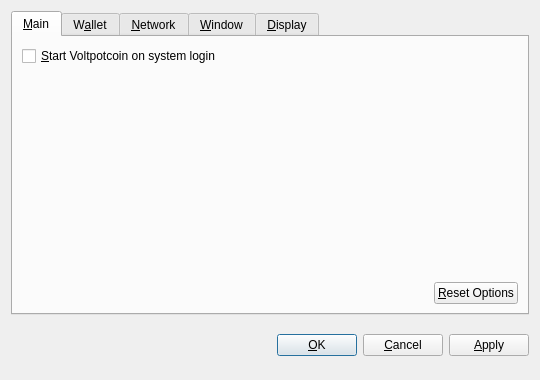
<?xml version="1.0" encoding="UTF-8"?>
<ui version="4.0">
 <class>OptionsDialog</class>
 <widget class="QDialog" name="OptionsDialog">
  <property name="geometry">
   <rect>
    <x>0</x>
    <y>0</y>
    <width>540</width>
    <height>380</height>
   </rect>
  </property>
  <property name="windowTitle">
   <string>Options</string>
  </property>
  <property name="modal">
   <bool>true</bool>
  </property>
  <layout class="QVBoxLayout" name="verticalLayout">
   <item>
    <widget class="QTabWidget" name="tabWidget">
     <property name="tabPosition">
      <enum>QTabWidget::North</enum>
     </property>
     <property name="currentIndex">
      <number>0</number>
     </property>
     <widget class="QWidget" name="tabMain">
      <attribute name="title">
       <string>&amp;Main</string>
      </attribute>
      <layout class="QVBoxLayout" name="verticalLayout_Main">
       <item>
        <widget class="QCheckBox" name="bitcoinAtStartup">
         <property name="toolTip">
          <string>Automatically start Voltpotcoin after logging in to the system.</string>
         </property>
         <property name="text">
          <string>&amp;Start Voltpotcoin on system login</string>
         </property>
        </widget>
       </item>
       <item>
        <spacer name="verticalSpacer_Main">
         <property name="orientation">
          <enum>Qt::Vertical</enum>
         </property>
         <property name="sizeHint" stdset="0">
          <size>
           <width>20</width>
           <height>40</height>
          </size>
         </property>
        </spacer>
       </item>
       <item>
        <layout class="QHBoxLayout" name="horizontalLayout_2_Main">
         <item>
          <spacer name="horizontalSpacer_2_Main">
           <property name="orientation">
            <enum>Qt::Horizontal</enum>
           </property>
           <property name="sizeHint" stdset="0">
            <size>
             <width>40</width>
             <height>20</height>
            </size>
           </property>
          </spacer>
         </item>
         <item>
          <widget class="QPushButton" name="resetButton">
           <property name="toolTip">
            <string>Reset all client options to default.</string>
           </property>
           <property name="text">
            <string>&amp;Reset Options</string>
           </property>
           <property name="autoDefault">
            <bool>false</bool>
           </property>
          </widget>
         </item>
        </layout>
       </item>
      </layout>
     </widget>
     <widget class="QWidget" name="tabWallet">
      <attribute name="title">
       <string>W&amp;allet</string>
      </attribute>
      <layout class="QVBoxLayout" name="verticalLayout_Network">
       <item>
        <widget class="QLabel" name="transactionFeeInfoLabel">
         <property name="text">
          <string>Optional transaction fee per kB that helps make sure your transactions are processed quickly. Most transactions are 1 kB.</string>
         </property>
         <property name="textFormat">
          <enum>Qt::PlainText</enum>
         </property>
         <property name="wordWrap">
          <bool>true</bool>
         </property>
        </widget>
       </item>
       <item>
        <layout class="QHBoxLayout" name="horizontalLayout_1_Main">
         <item>
          <widget class="QLabel" name="transactionFeeLabel">
           <property name="text">
            <string>Pay transaction &amp;fee</string>
           </property>
           <property name="textFormat">
            <enum>Qt::PlainText</enum>
           </property>
           <property name="buddy">
            <cstring>transactionFee</cstring>
           </property>
          </widget>
         </item>
         <item>
          <widget class="BitcoinAmountField" name="transactionFee"/>
         </item>
         <item>
          <spacer name="horizontalSpacer_1_Main">
           <property name="orientation">
            <enum>Qt::Horizontal</enum>
           </property>
           <property name="sizeHint" stdset="0">
            <size>
             <width>40</width>
             <height>20</height>
            </size>
           </property>
          </spacer>
         </item>
        </layout>
       </item>
       <item>
        <widget class="QLabel" name="label">
         <property name="text">
          <string>If you disable the spending of unconfirmed change, the change from a transaction cannot be used until that transaction has at least one confirmation. This also affects how your balance is computed.</string>
         </property>
         <property name="wordWrap">
          <bool>true</bool>
         </property>
        </widget>
       </item>
       <item>
        <widget class="QCheckBox" name="spendZeroConfChange">
         <property name="text">
          <string>Spend unconfirmed change  (experts only)</string>
         </property>
        </widget>
       </item>
       <item>
        <spacer name="verticalSpacer">
         <property name="orientation">
          <enum>Qt::Vertical</enum>
         </property>
         <property name="sizeHint" stdset="0">
          <size>
           <width>20</width>
           <height>40</height>
          </size>
         </property>
        </spacer>
       </item>
      </layout>
     </widget>
     <widget class="QWidget" name="tabNetwork">
      <attribute name="title">
       <string>&amp;Network</string>
      </attribute>
      <layout class="QVBoxLayout" name="verticalLayout_Network">
       <item>
        <widget class="QCheckBox" name="mapPortUpnp">
         <property name="toolTip">
          <string>Automatically open the Voltpotcoin client port on the router. This only works when your router supports UPnP and it is enabled.</string>
         </property>
         <property name="text">
          <string>Map port using &amp;UPnP</string>
         </property>
        </widget>
       </item>
       <item>
        <widget class="QCheckBox" name="connectSocks">
         <property name="toolTip">
          <string>Connect to the Voltpotcoin network through a SOCKS proxy (e.g. when connecting through Tor).</string>
         </property>
         <property name="text">
          <string>&amp;Connect through SOCKS proxy:</string>
         </property>
        </widget>
       </item>
       <item>
        <layout class="QHBoxLayout" name="horizontalLayout_Network">
         <item>
          <widget class="QLabel" name="proxyIpLabel">
           <property name="text">
            <string>Proxy &amp;IP:</string>
           </property>
           <property name="textFormat">
            <enum>Qt::PlainText</enum>
           </property>
           <property name="buddy">
            <cstring>proxyIp</cstring>
           </property>
          </widget>
         </item>
         <item>
          <widget class="QValidatedLineEdit" name="proxyIp">
           <property name="maximumSize">
            <size>
             <width>140</width>
             <height>16777215</height>
            </size>
           </property>
           <property name="toolTip">
            <string>IP address of the proxy (e.g. 127.0.0.1)</string>
           </property>
          </widget>
         </item>
         <item>
          <widget class="QLabel" name="proxyPortLabel">
           <property name="text">
            <string>&amp;Port:</string>
           </property>
           <property name="textFormat">
            <enum>Qt::PlainText</enum>
           </property>
           <property name="buddy">
            <cstring>proxyPort</cstring>
           </property>
          </widget>
         </item>
         <item>
          <widget class="QLineEdit" name="proxyPort">
           <property name="maximumSize">
            <size>
             <width>55</width>
             <height>16777215</height>
            </size>
           </property>
           <property name="toolTip">
            <string>Port of the proxy (e.g. 9050)</string>
           </property>
          </widget>
         </item>
         <item>
          <widget class="QLabel" name="socksVersionLabel">
           <property name="text">
            <string>SOCKS &amp;Version:</string>
           </property>
           <property name="textFormat">
            <enum>Qt::PlainText</enum>
           </property>
           <property name="buddy">
            <cstring>socksVersion</cstring>
           </property>
          </widget>
         </item>
         <item>
          <widget class="QValueComboBox" name="socksVersion">
           <property name="toolTip">
            <string>SOCKS version of the proxy (e.g. 5)</string>
           </property>
          </widget>
         </item>
         <item>
          <spacer name="horizontalSpacer_Network">
           <property name="orientation">
            <enum>Qt::Horizontal</enum>
           </property>
           <property name="sizeHint" stdset="0">
            <size>
             <width>40</width>
             <height>20</height>
            </size>
           </property>
          </spacer>
         </item>
        </layout>
       </item>
       <item>
        <spacer name="verticalSpacer_Network">
         <property name="orientation">
          <enum>Qt::Vertical</enum>
         </property>
         <property name="sizeHint" stdset="0">
          <size>
           <width>20</width>
           <height>40</height>
          </size>
         </property>
        </spacer>
       </item>
      </layout>
     </widget>
     <widget class="QWidget" name="tabWindow">
      <attribute name="title">
       <string>&amp;Window</string>
      </attribute>
      <layout class="QVBoxLayout" name="verticalLayout_Window">
       <item>
        <widget class="QCheckBox" name="minimizeToTray">
         <property name="toolTip">
          <string>Show only a tray icon after minimizing the window.</string>
         </property>
         <property name="text">
          <string>&amp;Minimize to the tray instead of the taskbar</string>
         </property>
        </widget>
       </item>
       <item>
        <widget class="QCheckBox" name="minimizeOnClose">
         <property name="toolTip">
          <string>Minimize instead of exit the application when the window is closed. When this option is enabled, the application will be closed only after selecting Quit in the menu.</string>
         </property>
         <property name="text">
          <string>M&amp;inimize on close</string>
         </property>
        </widget>
       </item>
       <item>
        <spacer name="verticalSpacer_Window">
         <property name="orientation">
          <enum>Qt::Vertical</enum>
         </property>
         <property name="sizeHint" stdset="0">
          <size>
           <width>20</width>
           <height>40</height>
          </size>
         </property>
        </spacer>
       </item>
      </layout>
     </widget>
     <widget class="QWidget" name="tabDisplay">
      <attribute name="title">
       <string>&amp;Display</string>
      </attribute>
      <layout class="QVBoxLayout" name="verticalLayout_Display">
       <item>
        <layout class="QHBoxLayout" name="horizontalLayout_1_Display">
         <item>
          <widget class="QLabel" name="langLabel">
           <property name="text">
            <string>User Interface &amp;language:</string>
           </property>
           <property name="textFormat">
            <enum>Qt::PlainText</enum>
           </property>
           <property name="buddy">
            <cstring>lang</cstring>
           </property>
          </widget>
         </item>
         <item>
          <widget class="QValueComboBox" name="lang">
           <property name="toolTip">
            <string>The user interface language can be set here. This setting will take effect after restarting Voltpotcoin.</string>
           </property>
          </widget>
         </item>
        </layout>
       </item>
       <item>
        <layout class="QHBoxLayout" name="horizontalLayout_2_Display">
         <item>
          <widget class="QLabel" name="unitLabel">
           <property name="text">
            <string>&amp;Unit to show amounts in:</string>
           </property>
           <property name="textFormat">
            <enum>Qt::PlainText</enum>
           </property>
           <property name="buddy">
            <cstring>unit</cstring>
           </property>
          </widget>
         </item>
         <item>
          <widget class="QValueComboBox" name="unit">
           <property name="toolTip">
            <string>Choose the default subdivision unit to show in the interface and when sending coins.</string>
           </property>
          </widget>
         </item>
        </layout>
       </item>
       <item>
        <widget class="QCheckBox" name="displayAddresses">
         <property name="toolTip">
          <string>Whether to show Voltpotcoin addresses in the transaction list or not.</string>
         </property>
         <property name="text">
          <string>&amp;Display addresses in transaction list</string>
         </property>
        </widget>
       </item>
       <item>
        <widget class="QCheckBox" name="coinControlFeatures">
         <property name="toolTip">
          <string>Whether to show coin control features or not.</string>
         </property>
         <property name="text">
          <string>Display coin &amp;control features (experts only!)</string>
         </property>
        </widget>
       </item>
       <item>
        <spacer name="verticalSpacer_Display">
         <property name="orientation">
          <enum>Qt::Vertical</enum>
         </property>
         <property name="sizeHint" stdset="0">
          <size>
           <width>20</width>
           <height>40</height>
          </size>
         </property>
        </spacer>
       </item>
      </layout>
     </widget>
    </widget>
   </item>
   <item>
    <layout class="QHBoxLayout" name="horizontalLayout_Buttons">
     <item>
      <spacer name="horizontalSpacer_1">
       <property name="orientation">
        <enum>Qt::Horizontal</enum>
       </property>
       <property name="sizeHint" stdset="0">
        <size>
         <width>40</width>
         <height>48</height>
        </size>
       </property>
      </spacer>
     </item>
     <item>
      <widget class="QLabel" name="statusLabel">
       <property name="font">
        <font>
         <weight>75</weight>
         <bold>true</bold>
        </font>
       </property>
       <property name="text">
        <string/>
       </property>
       <property name="textFormat">
        <enum>Qt::PlainText</enum>
       </property>
       <property name="wordWrap">
        <bool>true</bool>
       </property>
      </widget>
     </item>
     <item>
      <spacer name="horizontalSpacer_2">
       <property name="orientation">
        <enum>Qt::Horizontal</enum>
       </property>
       <property name="sizeHint" stdset="0">
        <size>
         <width>40</width>
         <height>48</height>
        </size>
       </property>
      </spacer>
     </item>
     <item>
      <widget class="QPushButton" name="okButton">
       <property name="text">
        <string>&amp;OK</string>
       </property>
      </widget>
     </item>
     <item>
      <widget class="QPushButton" name="cancelButton">
       <property name="text">
        <string>&amp;Cancel</string>
       </property>
       <property name="autoDefault">
        <bool>false</bool>
       </property>
      </widget>
     </item>
     <item>
      <widget class="QPushButton" name="applyButton">
       <property name="text">
        <string>&amp;Apply</string>
       </property>
       <property name="autoDefault">
        <bool>false</bool>
       </property>
      </widget>
     </item>
    </layout>
   </item>
  </layout>
 </widget>
 <customwidgets>
  <customwidget>
   <class>BitcoinAmountField</class>
   <extends>QSpinBox</extends>
   <header>bitcoinamountfield.h</header>
  </customwidget>
  <customwidget>
   <class>QValueComboBox</class>
   <extends>QComboBox</extends>
   <header>qvaluecombobox.h</header>
  </customwidget>
  <customwidget>
   <class>QValidatedLineEdit</class>
   <extends>QLineEdit</extends>
   <header>qvalidatedlineedit.h</header>
  </customwidget>
 </customwidgets>
 <resources/>
 <connections/>
</ui>
